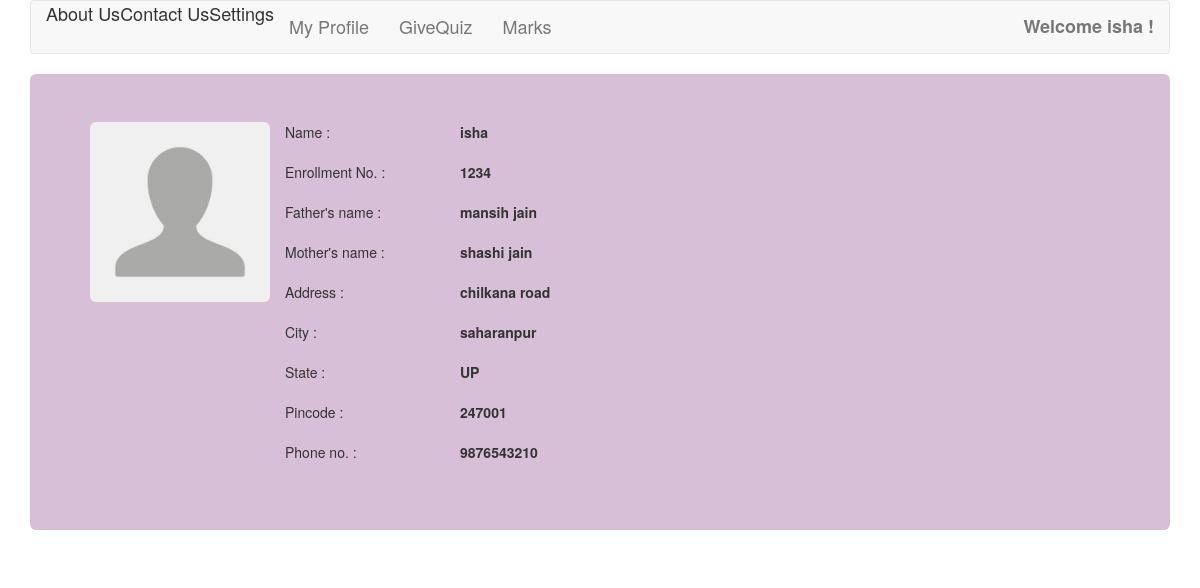
The app's page /main/profile/ (signed in) with its own data.
### mcqtest/models.py (models this page shows, shortened)
class Student(models.Model):
    student_enrollmentno = models.IntegerField()
    user = models.OneToOneField(User,on_delete=models.CASCADE)
    student_phoneno = models.IntegerField()
    student_father_name = models.CharField(max_length=100)
    student_mother_name = models.CharField(max_length=100)
    student_address = models.CharField(max_length=200)
    student_pic = models.ImageField(upload_to='pic_folder/',default='noimage.jpg')
    student_city = models.CharField(max_length=30)
    student_state = models.CharField(max_length=30)
    student_pincode = models.IntegerField()

### mcqtest/views/home.py (the view)
# urls.py: url(r'profile/', home.profile , name = 'profile'),
@login_required
def profile(request):
    try:
        student = models.Student.objects.get(user =  request.user)
    except:
        student = None
    try:
        teacher = models.Teacher.objects.get(user = request.user)
    except:
        teacher = None
    user = request.user
    if student:
        request.session['user_type'] = 'student'
        return render(request,"mcqtest/student/student.html",{'student':student,'user' :user})
    elif teacher:
        request.session['user_type'] = 'teacher'
        return render(request,"mcqtest/teacher/teacher.html",{'teacher':teacher,'user':user})
    else:
        return render(request,"mcqtest/home/home.html")

### templates/mcqtest/student/student.html
{% extends 'base.html'  %}
    {% block 'nav1' %}
        <li><a href="/main/availablequiz"><font size="4">GiveQuiz</font></a></li>
        <li><a href="/main/givenquizzes"><font size="4">Marks</font></a></li>
    {% endblock %}
{% block 'content' %}
<div class = "container">
    <div class="jumbotron" style="background-color : Thistle;">
        <img src="{{student.student_pic.url}}" class="img-rounded" width="180" align="left">
        <div class="row">
            <div class="col-sm-2">
                <div class="bor"> Name :</div>
                <div class="bor">Enrollment No. :</div>
                <div class="bor">Father's name :</div>
                <div class="bor">Mother's name :</div>
                <div class="bor">Address : </div>
                <div class="bor">City : </div>
                <div class="bor">State :</div>
                <div class="bor">Pincode :</div>
                <div class="bor">Phone no. :</div>
            </div>
            <div class="col-sm-2">
                <div class="bor"> <b>{{student.user.username}}</b></div>
                <div class="bor"> <b>{{student.student_enrollmentno}}</b></div>
                <div class="bor"><b> {{student.student_father_name}}</b></div>
                <div class="bor"> <b>{{student.student_mother_name}}</b></div>
                <div class="bor"><b>{{student.student_address }}</b></div>
                <div class="bor"><b>{{student.student_city }}</b></div>
                <div class="bor"><b>{{student.student_state}}</b></div>
                <div class="bor"><b>{{student.student_pincode}}</b></div>
                <div class="bor"><b>{{student.student_phoneno}}</b></div>
            </div>
        </div>
    </div>
</div>
{% endblock %}

### templates/base.html (shortened to what this page needs)
<!DOCTYPE html>
{% load staticfiles%}
<html lang="en" dir="ltr">
  <head>
    <link rel="stylesheet" href="/static/css/style.css?{% now 'U' %}">
    <link rel="stylesheet" href="https://maxcdn.bootstrapcdn.com/bootstrap/3.3.7/css/bootstrap.min.css">
  </head>
  <body>
  <div class = "container">
    <nav class="navbar navbar-default">
  <div class="container-fluid">
      {% if user.is_authenticated %}
            <ul class="nav navbar-nav">
                <li><font size="4">About Us </font></li>
                <li><font size="4">Contact Us </font></li>
                <li><font size="4">Settings </font></li>
                <li><a href="/main/profile/"><font size="4">My Profile</font></a></li>
                {% block 'nav1' %}
                {% endblock %}
            </ul>
           <ul class="nav navbar-nav navbar-right">
            <li class="dropdown">
                <a class="dropdown-toggle" data-toggle="dropdown" href=" "><b><font size="4"> Welcome {{user.username}} !</font></b></a>
            </li>
           </ul>
      {% endif %}
        </div>
    </nav>
  </div>
    {% block 'content' %}
    {% endblock %}
  </body>
</html>

### static/css/style.css (style rules this page uses)
.bor { border-style : hidden; width : 200px; height : 40px; }

### records on screen
Student: student_pic (placeholder picture), user.username "isha", student_enrollmentno "1234", student_father_name "mansih jain", student_mother_name "shashi jain", student_address "chilkana road", student_city "saharanpur", student_state "UP", student_pincode "247001", student_phoneno "9876543210"

### other values on screen
{{ user.username }} "isha"
